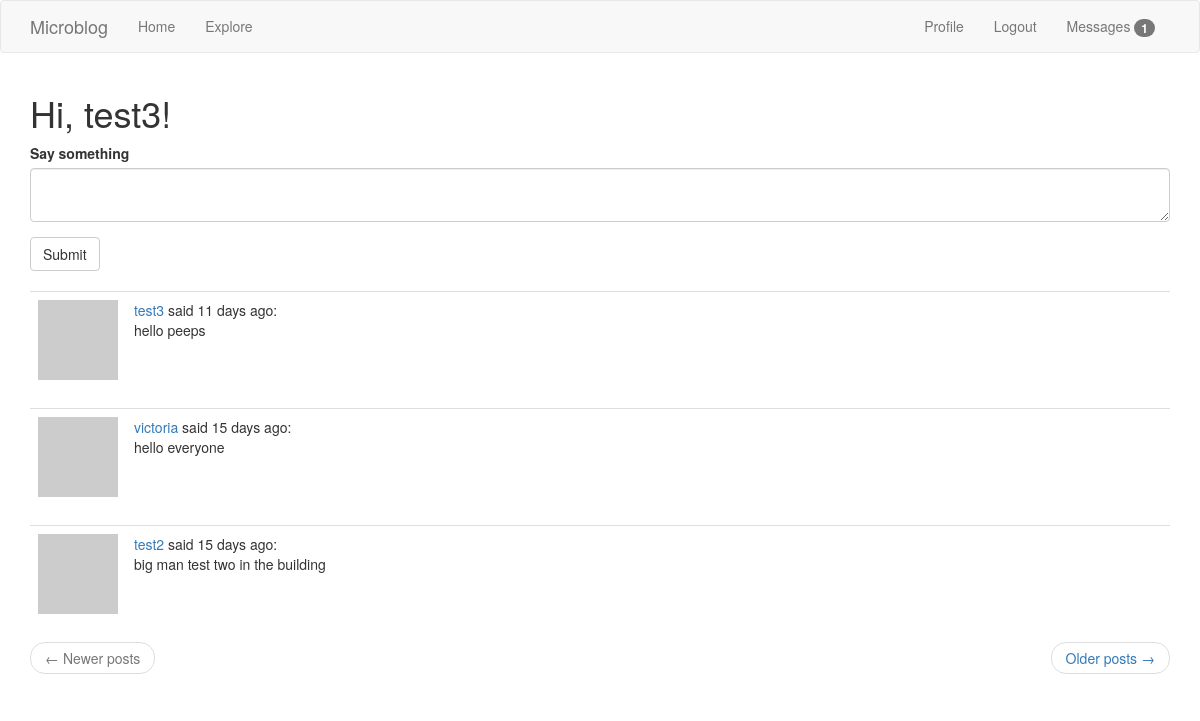
The page /index (signed in) on the database its author committed.
### app/models.py (models this page shows, shortened)
class User(UserMixin, db.Model):
    id = db.Column(db.Integer, primary_key=True)
    username =db.Column(db.String(64), index=True, unique=True)
    email = db.Column(db.String(120), index=True , unique = True)
    password_hash=db.Column(db.String(128))
    posts = db.relationship('Post', backref='author', lazy='dynamic')
    followed = db.relationship('User', secondary=followers,\
    primaryjoin=(followers.c.follower_id == id),\
    secondaryjoin=(followers.c.followed_id == id),\
    backref=db.backref('followers', lazy='dynamic'), lazy='dynamic')
    messages_sent = db.relationship('Message',
                                    foreign_keys='Message.sender_id',
                                    backref='author', lazy='dynamic')
    messages_received = db.relationship('Message',
                                        foreign_keys='Message.recipient_id',
                                        backref='recipient', lazy='dynamic')
    last_message_read_time = db.Column(db.DateTime)
    notifications = db.relationship('Notification', backref='user',
                                    lazy='dynamic')
    def avatar(self, size):
        digest=md5(self.email.lower().encode('utf-8')).hexdigest()
        return 'https://www.gravatar.com/avatar/{}?d=identicon&s={}'.format(digest, size)
    about_me = db.Column(db.String(140))
    last_seen = db.Column(db.DateTime, default=datetime.utcnow)
    def followed_posts(self):
        followed = Post.query.join(followers, (followers.c.followed_id == Post.user_id)).filter(followers.c.follower_id == self.id)
        own = Post.query.filter_by(user_id=self.id)
        return followed.union(own).order_by(Post.timestamp.desc())
    def new_messages(self):
        last_read_time = self.last_message_read_time or datetime(1900, 1, 1)
        return Message.query.filter_by(recipient=self).filter(
            Message.timestamp > last_read_time).count()

class Post(db.Model):
    id = db.Column(db.Integer, primary_key=True)
    body = db.Column(db.String(140))
    timestamp=db.Column(db.DateTime, index=True, default=datetime.utcnow)
    user_id = db.Column(db.Integer, db.ForeignKey('user.id'))

### app/routes.py (the view)
@app.route('/', methods=['GET', 'POST'])
@app.route('/index', methods=['GET', 'POST'])
@login_required
def index():
    form = PostForm()
    if form.validate_on_submit():
        post = Post(body=form.post.data, author=current_user)
        db.session.add(post)
        db.session.commit()
        flash('Your post is now live!')
        return redirect(url_for('index'))
    page=request.args.get('page',1,type=int)
    posts = current_user.followed_posts().paginate(\
        page, app.config['POSTS_PER_PAGE'], False)
    next_url = url_for('index', page=posts.next_num) \
        if posts.has_next else None
    prev_url = url_for('index', page=posts.prev_num) \
        if posts.has_prev else None
    return render_template("index.html", title='Home Page', form=form,posts=posts.items, next_url=next_url, prev_url=prev_url)

### app/forms.py
class PostForm(FlaskForm):
    post = TextAreaField('Say something', validators=[
        DataRequired(), Length(min=1, max=140)])
    submit = SubmitField('Submit')

### app/models.py (called while the page is built)
@login.user_loader
def load_user(id):
    return User.query.get(int(id))

### app/routes.py (called while the page is built)
@app.before_request
def before_request():
    if current_user.is_authenticated:
        current_user.last_seen=datetime.utcnow()
        db.session.commit()

### app/templates/index.html
{% extends "base.html" %}
{% import 'bootstrap/wtf.html' as wtf %}
{% block app_content %}
    <h1>Hi, {{ current_user.username }}!</h1>
    {% if form %}
    {{ wtf.quick_form(form) }}
    <br>
    {% endif %}
    {% for post in posts %}
        {% include '_post.html' %}
    {% endfor %}
    <nav aria-label="...">
        <ul class="pager">
            <li class="previous{% if not prev_url %} disabled{% endif %}">
                <a href="{{ prev_url or '#' }}">
                    <span aria-hidden="true">&larr;</span> Newer posts
                </a>
            </li>
            <li class="next{% if not next_url %} disabled{% endif %}">
                <a href="{{ next_url or '#' }}">
                    Older posts <span aria-hidden="true">&rarr;</span>
                </a>
            </li>
        </ul>
    </nav>
{% endblock %}

### app/templates/_post.html
<table class="table table-hover">
    <tr>
        <td width="70px">
            <a href="{{ url_for('user', username=post.author.username) }}">
                <img src="{{ post.author.avatar(70) }}" />
            </a>
        </td>
        <td>
          <a href="{{ url_for('user', username=post.author.username) }}">
                  {{ post.author.username }}
              </a>
              said {{ moment(post.timestamp).fromNow() }}:
              <br>
              {{ post.body }}
        </td>
    </tr>
</table>

### rows shown on the page
User: username "test3"
Post: author.username "test3", timestamp "11 days ago", body "hello peeps"
Post: author.username "victoria", timestamp "15 days ago", body "hello everyone"
Post: author.username "test2", timestamp "15 days ago", body "big man test two in the building"

### other values the page prints
{{ new_messages }} "1"
